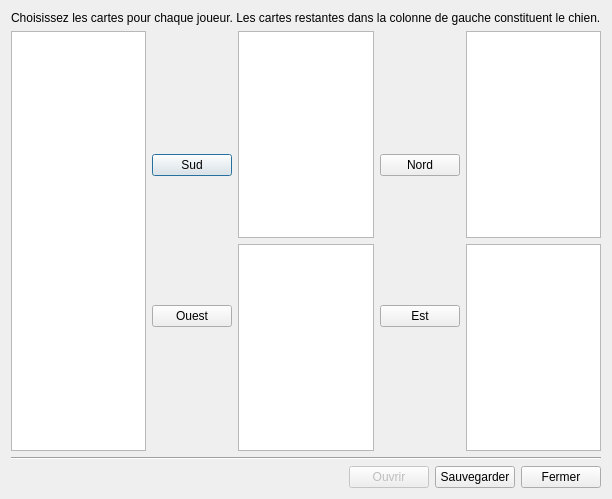
<?xml version="1.0" encoding="UTF-8"?>
<ui version="4.0">
 <class>DealEditorUI</class>
 <widget class="QDialog" name="DealEditorUI">
  <property name="geometry">
   <rect>
    <x>0</x>
    <y>0</y>
    <width>560</width>
    <height>499</height>
   </rect>
  </property>
  <property name="windowTitle">
   <string>Éditeur de donne</string>
  </property>
  <layout class="QGridLayout" name="gridLayout">
   <item row="0" column="0">
    <widget class="QLabel" name="label">
     <property name="text">
      <string>Choisissez les cartes pour chaque joueur. Les cartes restantes dans la colonne de gauche constituent le chien.</string>
     </property>
    </widget>
   </item>
   <item row="1" column="0">
    <layout class="QHBoxLayout" name="horizontalLayout">
     <item>
      <widget class="QListWidget" name="mainCardList"/>
     </item>
     <item>
      <layout class="QVBoxLayout" name="verticalLayout_4">
       <item>
        <widget class="QPushButton" name="toSouth">
         <property name="text">
          <string>Sud</string>
         </property>
         <property name="icon">
          <iconset resource="../data/data.qrc">
           <normaloff>:/images/next.png</normaloff>:/images/next.png</iconset>
         </property>
        </widget>
       </item>
       <item>
        <widget class="QPushButton" name="toWest">
         <property name="text">
          <string>Ouest</string>
         </property>
         <property name="icon">
          <iconset resource="../data/data.qrc">
           <normaloff>:/images/next.png</normaloff>:/images/next.png</iconset>
         </property>
        </widget>
       </item>
      </layout>
     </item>
     <item>
      <layout class="QVBoxLayout" name="verticalLayout_2">
       <item>
        <widget class="QListWidget" name="southList"/>
       </item>
       <item>
        <widget class="QListWidget" name="westList"/>
       </item>
      </layout>
     </item>
     <item>
      <layout class="QVBoxLayout" name="verticalLayout_5">
       <item>
        <widget class="QPushButton" name="toNorth">
         <property name="text">
          <string>Nord</string>
         </property>
         <property name="icon">
          <iconset resource="../data/data.qrc">
           <normaloff>:/images/next.png</normaloff>:/images/next.png</iconset>
         </property>
        </widget>
       </item>
       <item>
        <widget class="QPushButton" name="toEast">
         <property name="text">
          <string>Est</string>
         </property>
         <property name="icon">
          <iconset resource="../data/data.qrc">
           <normaloff>:/images/next.png</normaloff>:/images/next.png</iconset>
         </property>
        </widget>
       </item>
      </layout>
     </item>
     <item>
      <layout class="QVBoxLayout" name="verticalLayout_3">
       <item>
        <widget class="QListWidget" name="northList"/>
       </item>
       <item>
        <widget class="QListWidget" name="eastList"/>
       </item>
      </layout>
     </item>
    </layout>
   </item>
   <item row="2" column="0">
    <layout class="QVBoxLayout" name="verticalLayout">
     <item>
      <widget class="Line" name="line">
       <property name="orientation">
        <enum>Qt::Horizontal</enum>
       </property>
      </widget>
     </item>
     <item>
      <layout class="QHBoxLayout" name="horizontalLayout_2">
       <item>
        <spacer name="horizontalSpacer">
         <property name="orientation">
          <enum>Qt::Horizontal</enum>
         </property>
         <property name="sizeHint" stdset="0">
          <size>
           <width>40</width>
           <height>20</height>
          </size>
         </property>
        </spacer>
       </item>
       <item>
        <widget class="QPushButton" name="openButton">
         <property name="enabled">
          <bool>false</bool>
         </property>
         <property name="text">
          <string>Ouvrir</string>
         </property>
        </widget>
       </item>
       <item>
        <widget class="QPushButton" name="saveButton">
         <property name="text">
          <string>Sauvegarder</string>
         </property>
        </widget>
       </item>
       <item>
        <widget class="QPushButton" name="pushButton_5">
         <property name="text">
          <string>Fermer</string>
         </property>
        </widget>
       </item>
      </layout>
     </item>
    </layout>
   </item>
  </layout>
 </widget>
 <resources>
  <include location="../data/data.qrc"/>
 </resources>
 <connections>
  <connection>
   <sender>pushButton_5</sender>
   <signal>clicked()</signal>
   <receiver>DealEditorUI</receiver>
   <slot>accept()</slot>
   <hints>
    <hint type="sourcelabel">
     <x>498</x>
     <y>472</y>
    </hint>
    <hint type="destinationlabel">
     <x>556</x>
     <y>458</y>
    </hint>
   </hints>
  </connection>
 </connections>
</ui>
